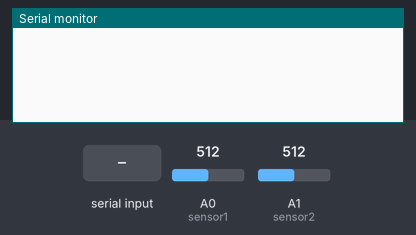
A sketch run on a simulated Arduino Uno, built with avr-gcc and run on an emulated ATmega328P. Parts: the last lines printed to the serial monitor. The test bench sets the inputs (shaded band); at power-on: A0 (sensor1) = 512, A1 (sensor2) = 512.

Above: at 1.2 s.
1.3 s: "w" received over Serial
At 1.7 s:
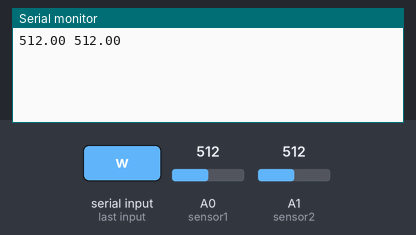
3.3 s: A0 (sensor1) set to 716
At 3.7 s:
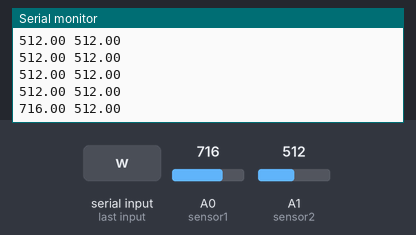
4.8 s: A1 (sensor2) set to 716
At 5.3 s:
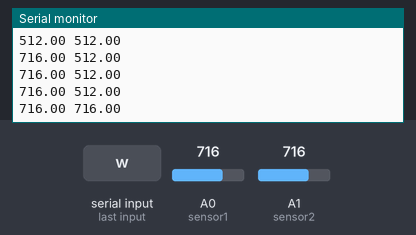
6.3 s: A0 (sensor1) set to 900
At 6.8 s:
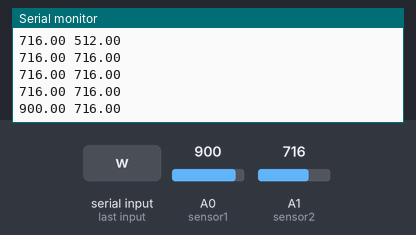
7.8 s: A1 (sensor2) set to 900
At 8.3 s:
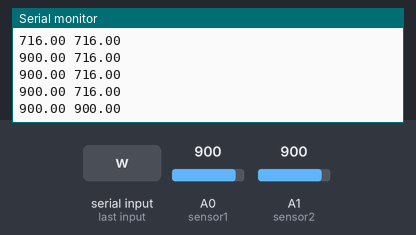
Timing chart, 0 to 10.3 s (numbered marks = the images above; inputs shaded):
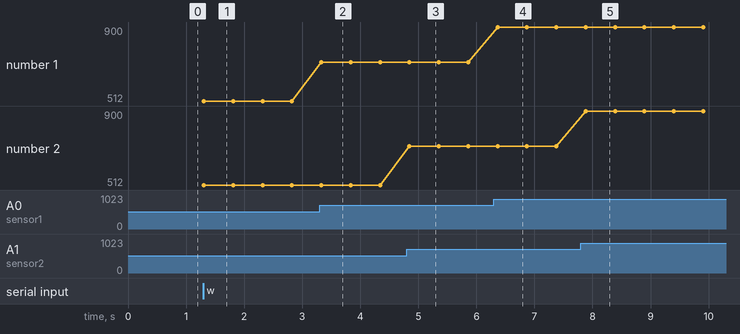

The sketch:

CurrentSensorDebug.ino
```cpp
float average1 = 0;
float average2 = 0;
#define sensor1 0
#define sensor2 1

#include <Servo.h>

Servo servo1;
Servo servo2;

int angle1 = 90; // Start at 90 degrees for servo 1
int angle2 = 90; // Start at 90 degrees for servo 2

const int minAngle = 170; // Minimum angle
const int maxAngle = 10; // Maximum angle

void setup() {
  // initialize serial communications at 9600 bps:
  Serial.begin(9600);
}

void loop() {
if (Serial.available() > 0) {
  char inputChar = Serial.read();

  while (inputChar == 'w') {
  servo1.write(minAngle); // Set servo 1 to minimum angle
  servo2.write(minAngle); // Set servo 2 to minimum angle


  for (int i = 1; i <= 20; i++) {
      average1 = average1 + analogRead(sensor1);
      average2 = average2 + analogRead(sensor2);

  }
  average1 = average1/20;
  average2 = average2/20;

  float out1 = (1/70)*average1 - (51.5/7);
  float out2 = (1/70)*average2 - (51.5/7);


  Serial.print(average1);
  Serial.print(" ");
  Serial.print(average2);
  Serial.println();

  digitalWrite(12, HIGH);
  digitalWrite(13, HIGH);

  average1 = 0;
  average2 = 0;
  delay(500);

  servo1.write(minAngle); // Set servo 1 to minimum angle
  servo2.write(minAngle); // Set servo 2 to minimum angle
  }
  }
}
```

Measured:
- after the input at 1.3 s, the serial monitor: prints a new line at once (image 1)
- after the input at 3.3 s, the serial monitor: prints a new line at once (image 2)
- after the input at 4.8 s, the serial monitor: prints a new line after 0.05 s (image 3)
- after the input at 6.3 s, the serial monitor: prints a new line after 0.07 s (image 4)
- after the input at 7.8 s, the serial monitor: prints a new line after 0.08 s (image 5)
- plotted number 1: 512 → 716 after the input at 3.3 s, 716 → 900 after the input at 6.3 s
